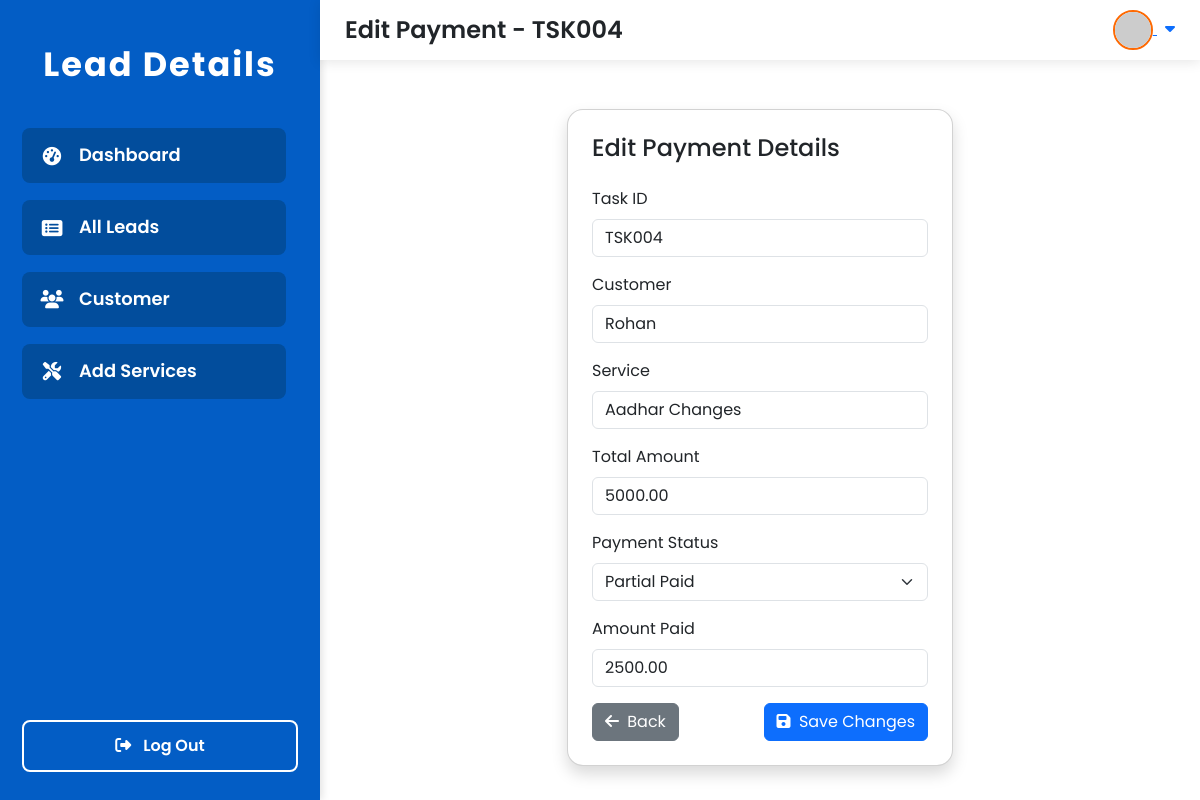
The app's page /payment/edit/25/ with its own data.
### lead/models.py (models this page shows, shortened)
class Task(models.Model):
    PAYMENT_STATUS_CHOICES = [
        ('paid', 'Paid'),
        ('pending', 'Pending'),
        ('partial', 'Partial Paid'),
    ]
    TASK_STATUS_CHOICES = [
        ('assigned', 'Assigned'),
        ('in_progress', 'In Progress'),
        ('completed', 'Completed'),
        ('on_hold', 'On Hold'),
        ('cancelled', 'Cancelled'),
    ]
    task_id = models.CharField(max_length=20, unique=True, blank=True)
    assigned_to = models.ForeignKey(Employee, on_delete=models.CASCADE, related_name='assigned_tasks')
    customer_name = models.ForeignKey(Lead, on_delete=models.CASCADE, related_name='customer_tasks')
    service_name = models.ForeignKey(Service, on_delete=models.CASCADE, related_name='service_tasks')
    delivery_date = models.DateField()
    payment_amount = models.DecimalField(max_digits=10, decimal_places=2)
    amount_paid = models.DecimalField(max_digits=10, decimal_places=2, default=0)
    payment_status = models.CharField(max_length=10, choices=PAYMENT_STATUS_CHOICES, default='pending')
    balance_amount = models.DecimalField(max_digits=10, decimal_places=2, default=0.00, blank=True, null=True)
    task_notes = models.TextField(blank=True, null=True)
    task_status = models.CharField(max_length=15, choices=TASK_STATUS_CHOICES, default='assigned')
    created_at = models.DateTimeField(auto_now_add=True)
    updated_at = models.DateTimeField(auto_now=True)

class Lead(models.Model):
    LEAD_TYPE_CHOICES = [
    ('customer', 'Customer'),
    ('partner', 'Partner'),
    ('vendor', 'Vendor'),
    ('other', 'Other'),
]
    customer_id = models.CharField(max_length=50, unique=True)
    customer_name = models.CharField(max_length=200)
    mobile_no = models.CharField(max_length=15)
    father_name = models.CharField(max_length=200, blank=True, null=True)
    spouse_name = models.CharField(max_length=200, blank=True, null=True)
    mother_name = models.CharField(max_length=200, blank=True, null=True)
    aadhar_card_no = models.CharField(max_length=12, blank=True, null=True)
    pan_no = models.CharField(max_length=10, blank=True, null=True)
    company_name = models.CharField(max_length=200, blank=True, null=True)
    email_id = models.EmailField(blank=True, null=True)
    gst_no = models.CharField(max_length=15, blank=True, null=True)
    cin_no = models.CharField(max_length=21, blank=True, null=True)
    assigned_to = models.CharField(max_length=200, blank=True, null=True)
    delivery_date = models.DateField(blank=True, null=True)
    document_name = models.CharField(max_length=255, blank=True, null=True)  # Add this line
    upload_document = models.FileField(upload_to='documents', blank=True, null=True)
    note = models.TextField(blank=True, null=True)
    created_at = models.DateTimeField(auto_now_add=True)
    updated_at = models.DateTimeField(auto_now=True)
    lead_type = models.CharField(max_length=10, choices=LEAD_TYPE_CHOICES, default='lead')
    class Meta:
        ordering = ['-created_at']

class Service(models.Model):
    CATEGORY_CHOICES = [
        ('Tax', 'Tax'),
        ('Registration', 'Registration'),
        ('Consultancy', 'Consultancy'),
        ('Filing', 'Filing'),
        ('Legal', 'Legal'),
    ]
    name = models.CharField(max_length=200)
    category = models.CharField(max_length=50, choices=CATEGORY_CHOICES)
    base_price = models.DecimalField(max_digits=10, decimal_places=2)
    description = models.TextField(blank=True, null=True)
    created_at = models.DateTimeField(auto_now_add=True)
    updated_at = models.DateTimeField(auto_now=True)
    class Meta:
        ordering = ['name']

### lead/views.py (the view, shortened to what this page needs)
# urls.py: path('payment/edit/<int:payment_id>/', views.edit_payment, name='edit_payment'),
def edit_payment(request, payment_id):
    task = get_object_or_404(Task, id=payment_id)
    return render(request, 'edit_payment.html', {
        'payment': task,
    })

### lead/templates/edit_payment.html (shortened to what this page needs)
{% extends 'base.html' %}
{% block page_title %}Edit Payment - {{ payment.task_id }}{% endblock %}
{% block content %}
<div class="container my-4">
    <div class="row justify-content-center">
        <div class="col-md-6">
            <div class="card shadow rounded-4 p-4">
                <h4 class="mb-4">Edit Payment Details</h4>
                <form method="post">
                    <div class="mb-3">
                        <label class="form-label">Task ID</label>
                        <input type="text" class="form-control" value="{{ payment.task_id }}" readonly>
                    </div>
                    <div class="mb-3">
                        <label class="form-label">Customer</label>
                        <input type="text" class="form-control" value="{{ payment.customer_name.customer_name }}" readonly>
                    </div>
                    <div class="mb-3">
                        <label class="form-label">Service</label>
                        <input type="text" class="form-control" value="{{ payment.service_name.name }}" readonly>
                    </div>
                    <div class="mb-3">
                        <label class="form-label">Total Amount</label>
                        <input type="number" class="form-control" value="{{ payment.payment_amount|floatformat:2 }}">
                    </div>
                    <div class="mb-3">
                        <label class="form-label" for="payment_status">Payment Status</label>
                        <select class="form-select" name="payment_status" id="payment_status" required>
                            <option value="partial" {% if payment.payment_status == 'partial' %}selected{% endif %}>Partial Paid</option>
                        </select>
                    </div>
                    <div class="mb-3" id="amount_paid_group" style="{% if payment.payment_status == 'pending' %}display:none;{% endif %}">
                        <label class="form-label" for="amount_paid">Amount Paid</label>
                        <input type="number"
                               name="amount_paid"
                               id="amount_paid"
                               step="0.01"
                               min="0"
                               max="{{ payment.payment_amount }}"
                               class="form-control"
                               value="{{ payment.amount_paid|floatformat:2 }}">
                    </div>
                    <div class="d-flex justify-content-between">
                        <a href="{% url 'payment_list' %}" class="btn btn-secondary">
                            <i class="fas fa-arrow-left me-1"></i> Back
                        </a>
                        <button type="submit" class="btn btn-primary">
                            <i class="fas fa-save me-1"></i> Save Changes
                        </button>
                    </div>
                </form>
            </div>
        </div>
    </div>
</div>
{% endblock %}

### lead/templates/base.html (style rules this page uses)
:root { --menu-bg: #035dc5; --menu-highlight: #fe6902; --menu-item-bg: #024d9c; --menu-item-hover: #1677ff; --sidebar-width: 320px; --header-height: 60px; --transition-speed: 0.3s; }
html, body { height: 100%; margin: 0; padding: 0; font-family: 'Poppins', Arial, sans-serif; background: #0366c3; color: #4a4a4a; overflow-y: auto; }

### records on screen
Task: task_id "TSK004", customer_name.customer_name "Rohan", service_name.name "Aadhar Changes", payment_amount "5000.00", payment_status "Partial Paid", amount_paid "2500.00"
